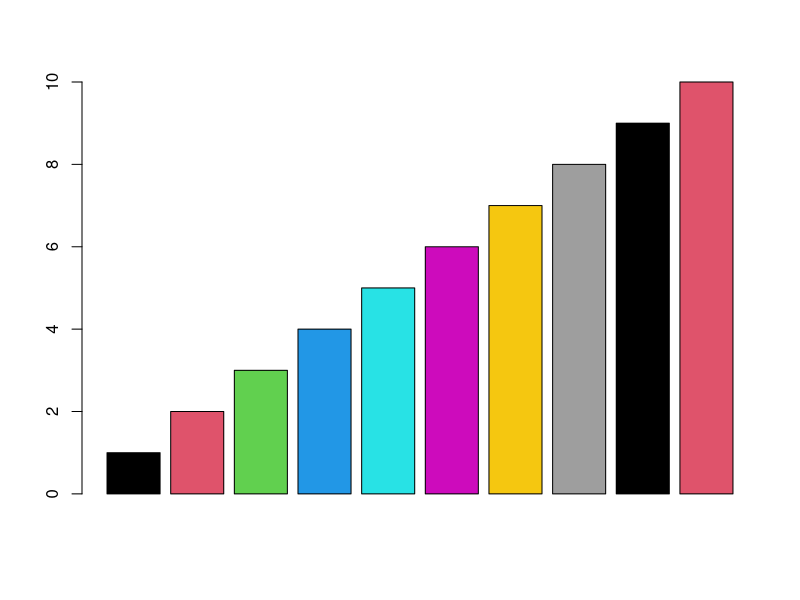
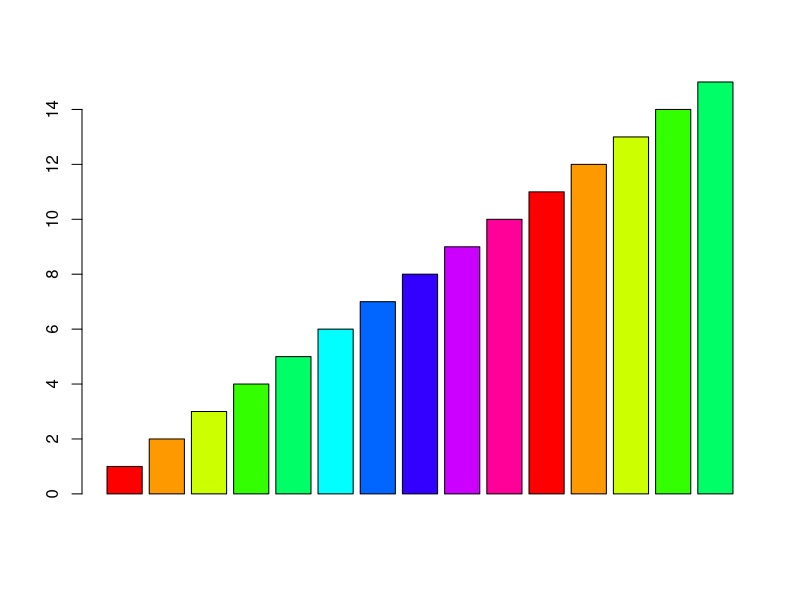
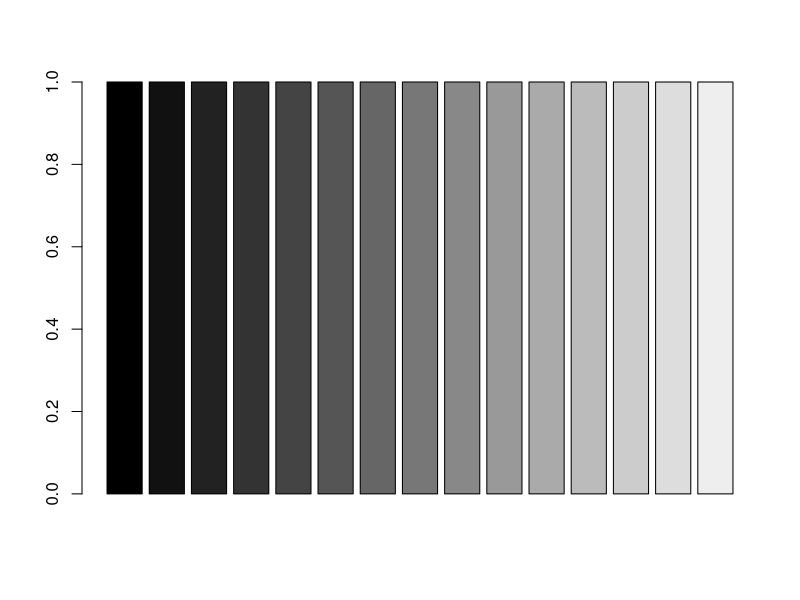
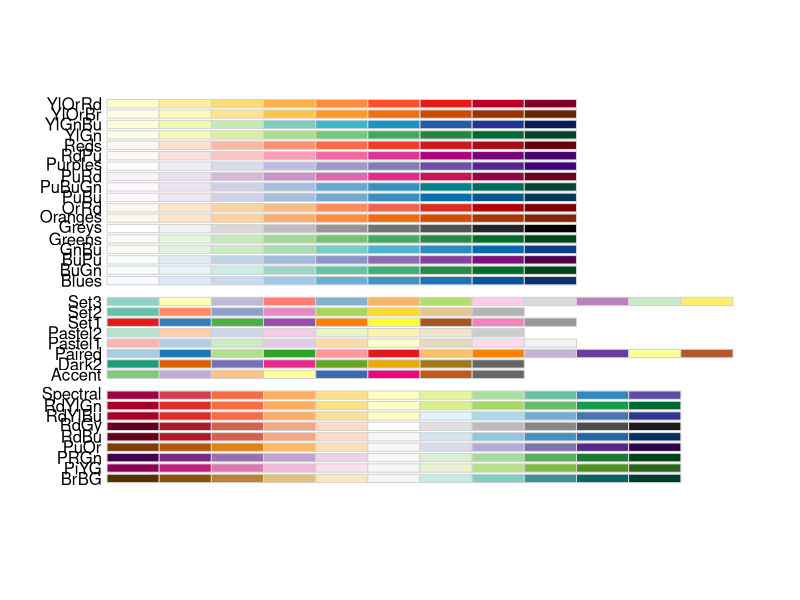
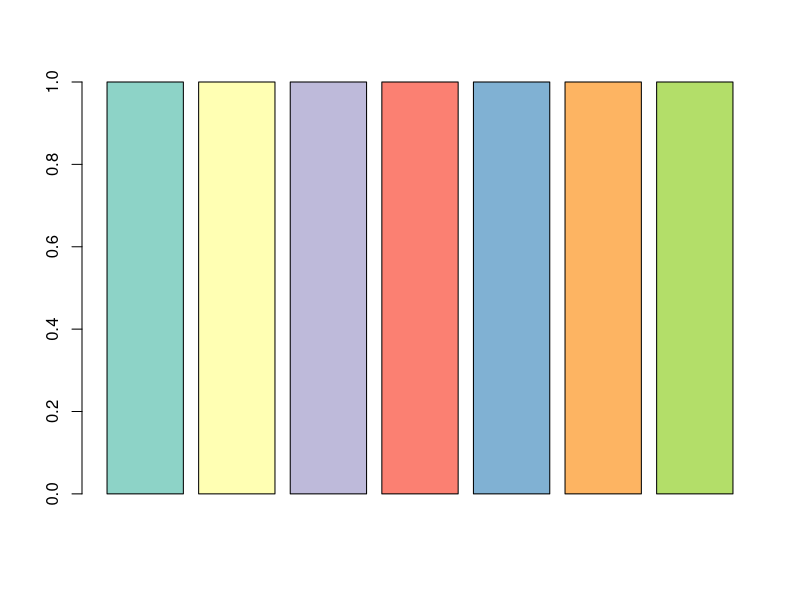
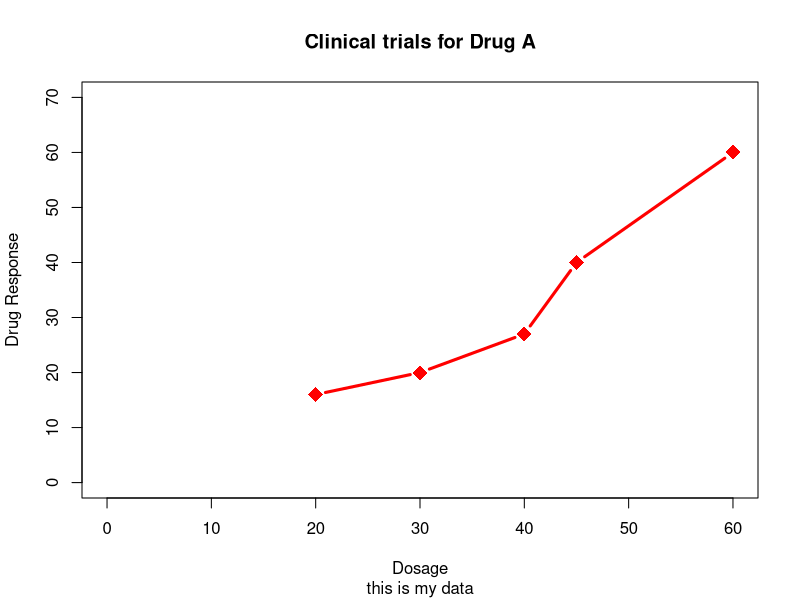
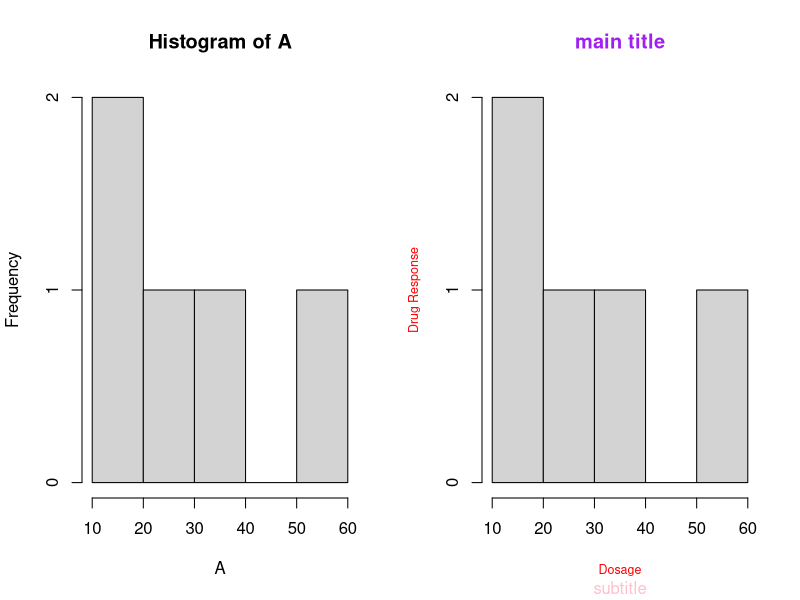
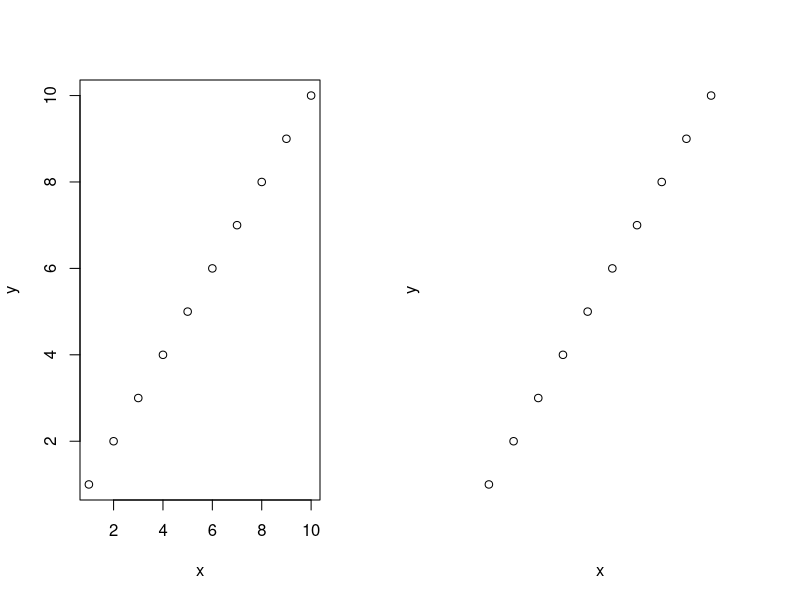

Here is the R script that generated these plots, in order:
## ---- chunk 1
par()     #返回当前设置，一个list
opar<-par(no.readonly = TRUE)


par(pch=22) #空心=0、1、2、5、6,  黑色=15:20,  col边界色  bg= 21-25填充
par(lty=1)  # 1=实线 2:6=虚线
par(cex.main=2,font.main=4,col.main="black")#font字体样式  4=粗斜体
par(cex.sub=1.5,font.sub=3,col.sub="gray")  # 3=斜体
par(cex.lab=1.25,font.lab=2,col.lab="purple")   # 2=粗体
par(cex.axis=1,font.axis=1,col.axis="green4") # 1=常规
par(fg="black")   #边框和刻度颜色
par(bg="white")  #背景色
par(pin=c(4,3))        #宽×高 1英寸=1.7
par(mar=c(5,4,4,2)+0.1)    #默认值，边距

par(opar) #恢复默认设置
## ---- chunk 2
colors()
rgb(red = 0,green = 1,blue = 1)
hsv()
barplot(1:10,col=c(1:10))

### n种连续的彩虹色  十六进制
rainbow(10)        
barplot(rep(1:15),col=rainbow(10))

### n阶灰度色 十六进制
gray(0:15/15)      
barplot(rep(1,15),col=gray(0:15/15))

library(RColorBrewer)
RColorBrewer::display.brewer.all()
barplot(rep(1,7),col=brewer.pal(7,"Set3"))

## ---- chunk 3
dose<-c(20,30,40,45,60)
A<-c(16,20,27,40,60)
B<-c(15,18,25,31,40)
plot(dose,A,type="b",           #type="b" 线连接点
     
     col="red",lty=1,pch=18,lwd=3,cex=2,    #点和线属性
     
     main="Clinical trials for Drug A",     #主标题
     sub="this is my data",                  #副标题
     xlab="Dosage",ylab="Drug Response",    #坐标轴标签
     xlim=c(0,60),ylim = c(0,70)           #坐标轴范围
)
## ---- chunk 4
par(mfrow=c(1,2))  
hist(A)
hist(A,ann=FALSE)    #ann=FALSE 移除默认标题
title(main="main title", col.main="purple",       #主标题
      sub="subtitle", col.sub="pink",            #副标题
      xlab="Dosage",ylab="Drug Response",col.lab="red" ,cex.lab=0.75
      )
par(opar)
## ---- chunk 5
x<-c(1:10)
y<-x

par(mar=c(5,4,4,4))
par(mfrow=c(1,2))
plot(x,y)
plot(x,y,axes=FALSE)#禁用坐标轴框架、刻度
plot(x,y,axes=FALSE,frame.plot = TRUE)#禁用刻度
## ---- chunk 6
z<-10/x
plot(x,y,type="b",pch=21,col="red",bg="black",
     xaxt="n",yaxt="n",lty=1  #xaxt、yaxt 禁用X、Y坐标轴刻度
     )
lines(x,z,type="b",pch=22,col="blue",lty=2,bg="green")  #添加新图形
#绘制自定义坐标轴
#axis(side,at= ,labels = ,pos = ,las=,tck=,…)
#side  1=下，2=左，3=上，4=右 
#at   数值向量，绘制刻度线的位置
#labels  字符序列，刻度线的文字标签
#las    0=垂直于坐标轴，2=平行于坐标轴   
#tck=-0.01    刻度线的长度   1=网格线 0=禁用刻度  负值在图形外侧，正值在图形内侧
axis(side = 1,at=x,labels = x,las=0,tck=-0.1)
axis(side=2,at=x,labels=x,col.axis="red",las=2,tck=0.1)
axis(side=4,at=z,labels=round(z,digits=3),col.axis="blue",las=2,tck=-.05)

#library(Hmisc)
#minor.tick(nx=2,ny=2,tick.ratio = .5)#添加次要刻度线

## 图例  legend(location, title, legend,...)
par(lwd=2,cex=1,font.lab=2)
legend("top",inset=0.05,title="函数",c("Y=X","Y=10/x"),text.col = "green",
       lty=c(3,2),pch=c(21,22),col=c("red","blue",bg=c("black","green")))

# 文本

#mtext("text",side,line=,)
mtext("Y=10/X",side=4,line=3,cex.lab=1,las=2,col="blue")  #边界文本
title(main="my graphics",
      sub="subtitle",
      xlab="X values",
      ylab="Y=X")
abline(h=c(1,4),lty=2,col="red")  ###添加水平辅助线 
abline(v=c(8,10),lty=4,col="blue")  ###添加垂直辅助线 


# text(x,y,"text",pos=)  1=下，2=左，3=上，4=右
text(5,5,"文本1",pos=4,adj=0,cex=2,col="green")

#text(locator[1],"文本",pos=4,adj=0,cex=2,col="green")#鼠标点击确定位置
## ---- chunk 7
#标注点的信息
A<-c(1:5)
B<-c(15,23,26,17,21)
plot(A,B,type="b")
ABC<-data.frame(A,B,row.names =c("afaf","fa","faae","agg","grgw"))
attach(ABC)
text(A,B,row.names(ABC),cex=0.6,pos=4,col="blue")
detach(ABC)
par(opar)
## ---- chunk 8
#layout(matrix,widths=,heights=)
attach(mtcars)
mat<-matrix(c(1,1,2,3),2, 2, byrow = FALSE)
layout(mat,widths = c(1,0.5),heights = c(0.5,1))
hist(wt)
hist(mpg)
hist(disp)
detach(mtcars)
## ---- chunk 9
#参数fig=c(x1,x2,y1,y2)
attach(mtcars)
par(fig=c(0,0.8,0,0.8))
plot(wt,mpg,xlab="Miles per Gallon",ylab="Car Weight")
par(fig=c(0,0.8,0.55,1),new=TRUE)
boxplot(wt,horizontal = TRUE,axes=FALSE)
par(fig=c(0.65,1,0,0.8),new=TRUE)
boxplot(mpg,axes=FALSE)
mtext("boxplot of wt",side=3,outer = TRUE,line=-3)
## ---- chunk 10
data(mpg,package="ggplot2") 
## ---- chunk 11
barplot(table(mpg$drv))
barplot(table(mpg$drv),horiz = TRUE)

barplot(table(mpg$drv,mpg$class),legend=row.names(table(mpg$drv,mpg$class)))
barplot(table(mpg$drv,mpg$class),beside = TRUE,
        legend=row.names(table(mpg$drv,mpg$class)))

spineplot(table(mpg$class,mpg$drv))
## ---- chunk 12
x<-c(10,12,4,16,8)
labs<-c("US","UK","Australia","Germany","France")

pie(x,labels=labs,main="简单饼图")
pct<-round(x/sum(x)*100)
labs2<-paste(labs," ",pct,"%",sep="")
pie(x,labels=labs2,col=rainbow(length(labs2)),main="百分比饼图")

## ---- chunk 13
hist(mpg$hwy,breaks = 12,col="red")

hist(mpg$hwy,freq = FALSE,breaks = 12, col="lightgreen")
rug(mpg$hwy,col="brown",lwd=2)
lines(density(mpg$hwy),col="blue",lwd=2)

h <- hist(mpg$hwy,breaks = 12,col="red")
x<-seq(min(mpg$hwy),max(mpg$hwy),by=0.01)
y<-dnorm(x,mean=mean(mpg$hwy),sd=sd(mpg$hwy))   #概率密度曲线  f(X)=(fi/n)/ΔXi
y<-y*diff(h$mids[1:2])*length(mpg$hwy)  # y*组距*总样本量  正态分布
lines(x,y,col="blue",lwd=2)

plot(x,y)
## ---- chunk 14
plot(density(mpg$hwy))
polygon(density(mpg$hwy),col="lightblue",border = "red") 
rug(mpg$hwy,col="brown") 
## ---- chunk 15
boxplot.stats(mpg$hwy)
boxplot(mpg$hwy)

boxplot(hwy~drv,data=mpg,
        notch=TRUE,
        varwidth=TRUE)

boxplot(hwy~drv*cyl,data=mpg)
## ---- chunk 16
dotchart(mtcars[order(mtcars$mpg),]$mpg,labels = row.names(mtcars),groups = mtcars$cyl)


#分组、排序、着色后的点图
x<-mtcars[order(mtcars$mpg),]
x$cyl<-factor(x$cyl)
x$color[x$cyl==4]<-"red"
x$color[x$cyl==6]<-"yellow"
x$color[x$cyl==8]<-"blue"
dotchart(x$mpg,
         labels = row.names(x),cex=.7,
         groups = x$cyl,         #分组参数 因子
         gcolor = "black",
         color = x$color
         )
## ---- chunk 17
car::scatterplot(mpg~wt|am,data=mtcars,
            id=TRUE,
            legend =TRUE,#图例
            grid=TRUE,   #添加网格线
            boxplots="xy"  #添加边界箱线图
)
## ---- chunk 18
car::scatterplotMatrix(~mpg+disp+drat+wt,data=mtcars)
## ---- chunk 19
symbols(mtcars$wt,mtcars$mpg,
        circle=sqrt(mtcars$disp/pi),
        inches = .30, #比例
        fg="white",bg="lightblue")
text(mtcars$wt,mtcars$mpg,row.names(mtcars),cex=.6)
## ---- chunk 20
Orange
t1<-subset(Orange,Tree==1)
plot(t1$age,t1$circumference,type="p")
plot(t1$age,t1$circumference,type="b")
plot(t1$age,t1$circumference,type="c")
